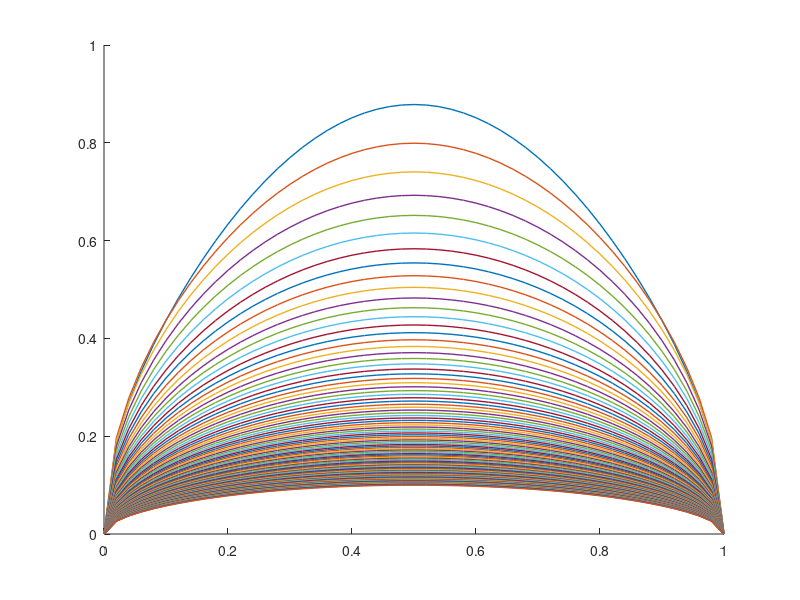

MATLAB code to generate this figure:
%% cw2test.m

clear all;
close all;
clc;

global N h J k A

u_0 = 0;
u_1 = 0;

N = 51;
p = 2;
J = 10001;
eta = 0.01;
h = 1/(N - 1);
k = 1/(J - 1);
r = k/h^2
omega = 0.5;
err = 10^(-5)

x = linspace(0, 1, N);
u = zeros(N, J);
u(1, :) = u_0;
u(N, :) = u_1;
u(:, 1) = 4.*x.*(1 - x);

A = (diag(-2*ones(N - 2, 1)) + diag(ones(N - 3, 1), 1) + diag(ones(N - 3, 1), -1));

% %% explicit
% 
% 
% figure(1)
% hold on
% for j = 2:J
%     u(2:N-1, j) = u(2:N-1, j - 1) + r*A*(u(2:N-1, j - 1).^p);
%     if mod(j, 1000) == 0
%         plot(x, u(:, j), 'LineWidth', 1)
%     end
% end

%% lagged

figure(1)
hold on
for j = 2:J
    u_guess = u(2:N - 1, j - 1)
    while norm(u(2:N - 1, j) - u_guess) > err
        u(2:N - 1, j) = u(2:N-1, j - 1) + r*omega*A*u_guess.^p + r*(1-omega)*A*u(2:N - 1, j - 1).^p;
        u_guess = u(2:N - 1, j);
    end
    if mod(j, 100) == 0
        plot(x, u(:, j), 'LineWidth', 1)
    end
end



%% fully implicit

% % Jacobian Function
% function J = Jacobian(f, u, u_past, A, r, p)
%     global N
%     err = 10.0^(-8.0);
%     J = zeros(N - 2, N - 2);
%     u_base = f(u, u_past, A, r, p);
%     for i = 1:N - 2
%         u(i) = u(i) + err;
%         J(:, i) = (f(u, u_past, A, r, p) - u_base)/(err);
%         u(i) = u(i) - err;
%     end
% end
% 
% % ODE Approximation Residuals
% function resid = resid_implicit(u, u_past, A, r, p)
%     resid = -u + u_past + r.*A*u.^p;
% end
% 
% %% Complete Approximation w/ Newton's
% function [u, iter] = fd(f, u, err, A, r, p)
%     global N eta h
%     resid = ones(N - 2, 1);
%     iter = 0;
%     u_past = u;
%     while norm(resid)/N > err
%         iter = iter + 1
%         resid = f(u, u_past, A, r, p);
%         J = Jacobian(f, u, u_past, A, r, p);
%         u = u - J\resid;
%     end
% end
% 
% figure(1)
% hold on
% for j = 2:J
%     u(2:N-1, j) = fd(@resid_implicit, u(2:N-1, j - 1), err, A, r, p);
%     if mod(j, 10) == 0
%         plot(x, u(:, j), 'LineWidth', 1)
%     end
% end
